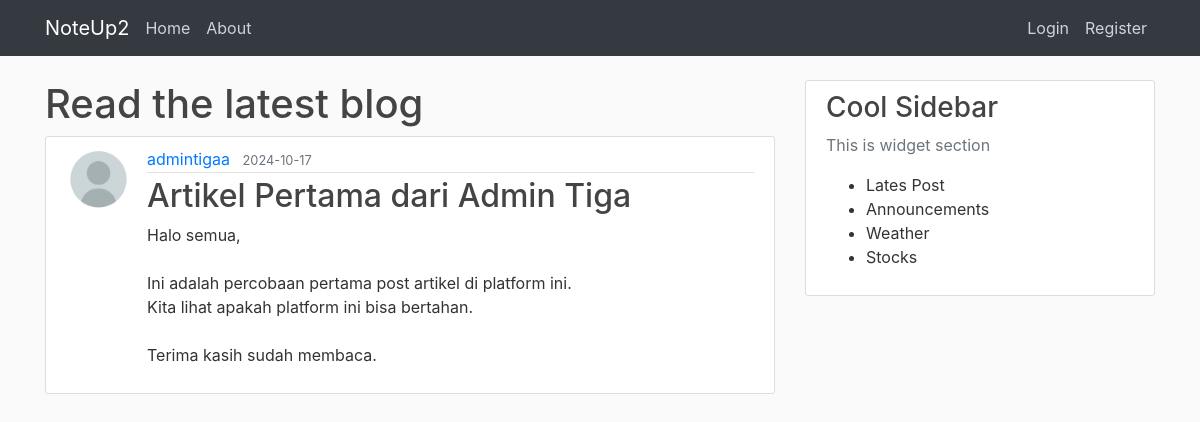
The app's page /post/19 with its own data.
### noteup/models.py (models this page shows, shortened)
class User(db.Model, UserMixin):
    id = db.Column(db.Integer, primary_key=True)
    username = db.Column(db.String(20), unique=True, nullable=False)
    email = db.Column(db.String(100), unique=True, nullable=False)
    image_file = db.Column(db.String(20), nullable=False, default='default.jpg')
    password = db.Column(db.String(60), nullable=False)
    posts = db.relationship('Post', backref='author', lazy=True)

class Post(db.Model):
    id = db.Column(db.Integer, primary_key=True)
    title = db.Column(db.String(100), nullable=False)
    date_posted = db.Column(db.DateTime, nullable=False, default=datetime.now(timezone.utc))
    content = db.Column(db.Text, nullable=False)
    user_id = db.Column(db.Integer, db.ForeignKey('user.id'), nullable=False)

### noteup/routes.py (the view)
@app.route("/post/<int:post_id>")
def post(post_id):
    post = Post.query.get_or_404(post_id)
    return render_template('post.html', title=post.title, post=post)

### noteup/templates/post.html (shortened to what this page needs)
{% extends "layout.html" %}
{% block content %}
    <h1>Read the latest blog</h1>
    <article class="media content-section">
        <img class="rounded-circle article-img" src="{{ url_for('static', filename='img/' + post.author.image_file) }}">
        <div class="media-body">
            <div class="article-metadata">
                <a href="{{ url_for('user_posts', username=post.author.username) }}" class="mr-2">{{ post.author.username }}</a>
                <small class="text-muted">{{ post.date_posted.strftime('%Y-%m-%d') }}</small>
            </div>
            <h2 class="article-title">{{ post.title }}</h2>
            <p class="article-content">{{ post.content }}</p>
        </div>
    </article>
{% endblock content %}

### noteup/static/style.css (style rules this page uses)
body { background: #fafafa; color: #333333; margin-top: 5rem; }
h1, h2, h3, h4, h5, h6 { color: #444444; }
.content-section { background: #ffffff; padding: 10px 20px; border: 1px solid #dddddd; border-radius: 3px; margin-bottom: 20px; }
.article-title { color: #444444; }
.article-content { white-space: pre-line; }
.article-img { height: 65px; width: 65px; margin-right: 16px; }
.article-metadata { padding-bottom: 1px; margin-bottom: 4px; border-bottom: 1px solid #e3e3e3; }

### records on screen
User: image_file (placeholder picture), author.username "admintigaa"
Post: date_posted "2024-10-17", title "Artikel Pertama dari Admin Tiga", content "Halo semua, Ini adalah percobaan pertama post artikel di platform ini. Kita lihat apakah platform ini bisa bertahan. Terima kasih sudah membaca."
